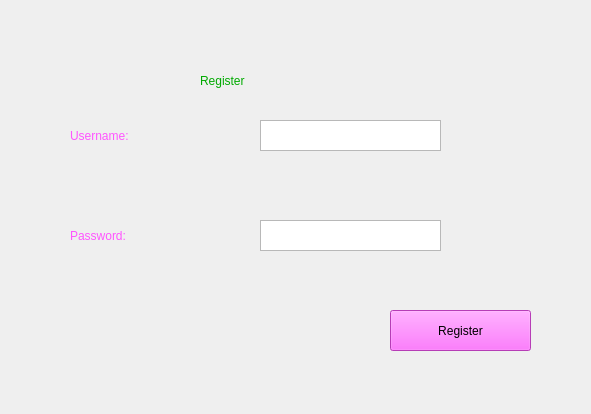
<?xml version="1.0" encoding="UTF-8"?>
<ui version="4.0">
 <class>RegisterWindow</class>
 <widget class="QWidget" name="RegisterWindow">
  <property name="geometry">
   <rect>
    <x>0</x>
    <y>0</y>
    <width>591</width>
    <height>414</height>
   </rect>
  </property>
  <property name="windowTitle">
   <string>Form</string>
  </property>
  <widget class="QLabel" name="label">
   <property name="geometry">
    <rect>
     <x>200</x>
     <y>60</y>
     <width>131</width>
     <height>41</height>
    </rect>
   </property>
   <property name="styleSheet">
    <string notr="true">QLabel
{
	font: 75 italic 26pt &quot;Small Fonts&quot;;
	color: rgb(0, 170, 0);
}</string>
   </property>
   <property name="text">
    <string>Register</string>
   </property>
  </widget>
  <widget class="QLabel" name="label_3">
   <property name="geometry">
    <rect>
     <x>70</x>
     <y>220</y>
     <width>131</width>
     <height>31</height>
    </rect>
   </property>
   <property name="styleSheet">
    <string notr="true">QLabel
{
font: 20pt &quot;Candara&quot;;
	
	color: rgb(255, 85, 255);
}</string>
   </property>
   <property name="text">
    <string>Password:</string>
   </property>
  </widget>
  <widget class="QLabel" name="label_2">
   <property name="geometry">
    <rect>
     <x>70</x>
     <y>120</y>
     <width>141</width>
     <height>31</height>
    </rect>
   </property>
   <property name="styleSheet">
    <string notr="true">QLabel
{
	font: 20pt &quot;Candara&quot;;
	
	color: rgb(255, 85, 255);
}</string>
   </property>
   <property name="text">
    <string>Username:</string>
   </property>
  </widget>
  <widget class="QTextEdit" name="textEdit">
   <property name="geometry">
    <rect>
     <x>260</x>
     <y>120</y>
     <width>181</width>
     <height>31</height>
    </rect>
   </property>
  </widget>
  <widget class="QTextEdit" name="textEdit_2">
   <property name="geometry">
    <rect>
     <x>260</x>
     <y>220</y>
     <width>181</width>
     <height>31</height>
    </rect>
   </property>
  </widget>
  <widget class="QPushButton" name="pushButton">
   <property name="geometry">
    <rect>
     <x>390</x>
     <y>310</y>
     <width>141</width>
     <height>41</height>
    </rect>
   </property>
   <property name="styleSheet">
    <string notr="true">QPushButton
{
	font: 75 italic 22pt &quot;Candara&quot;;rgb(255, 255, 255);
	background-color: rgb(255, 85, 255);
}</string>
   </property>
   <property name="text">
    <string>Register</string>
   </property>
  </widget>
 </widget>
 <resources/>
 <connections/>
</ui>
